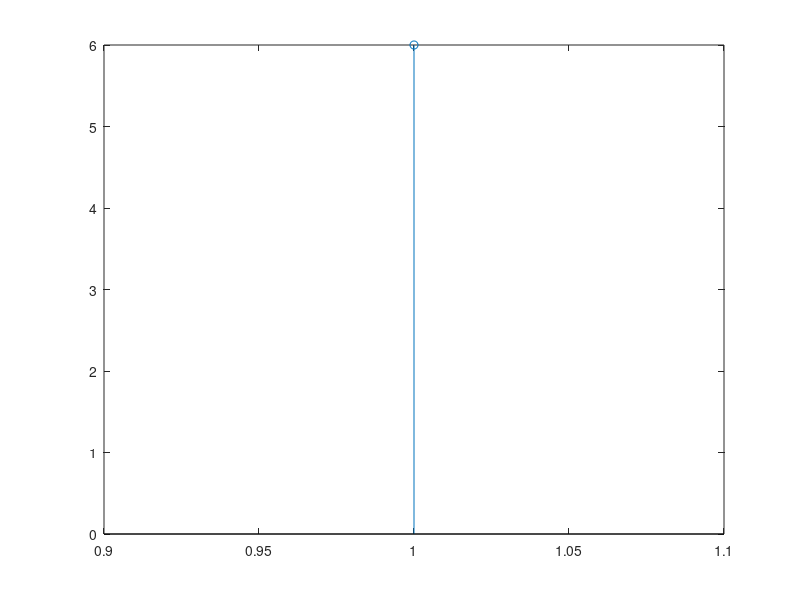

Write the MATLAB code that produced this figure.
function script
    juca = [1,1,1,1,1,1];
    juN = 6;
    
    [asd] = dft(juca, juN);
    stem(juN);
end

function [ Xk ] = dft( xn,N )
%UNTITLED Summary of this function goes here
%   Detailed explanation goes here
n = [0:1:N-1];
k = [0:1:N-1];

WN = exp(-j*2*pi/N);
nk = n'*k;
WNnk = WN.^nk;
Xk = xn*WNnk;

end

